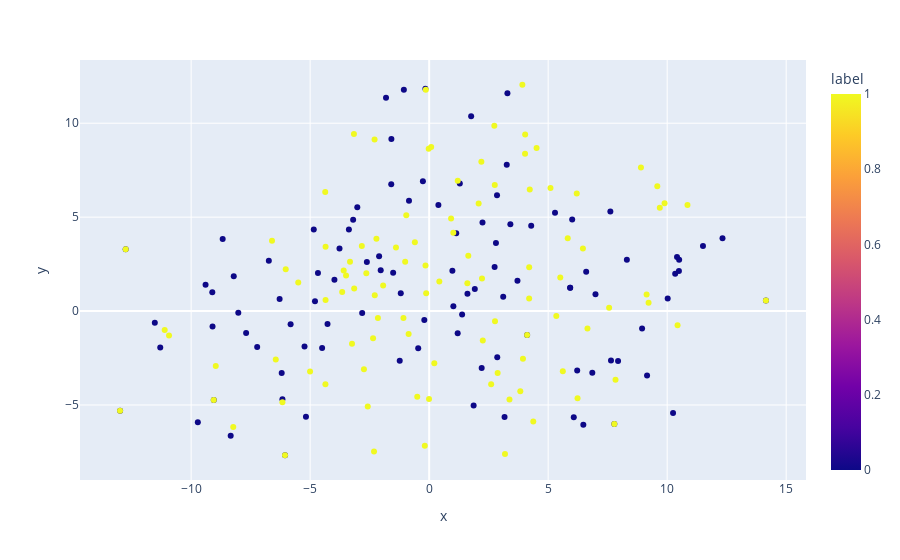

Notebook code cell kept with this figure:
### Code cell
# TSNE for combined embeddings
from sklearn.manifold import TSNE
import matplotlib.pyplot as plt
import seaborn as sns
import pandas as pd

# Combine the embeddings and labels
combined_embeddings = zero_embeddings + one_embeddings
combined_labels = [0] * len(zero_embeddings) + [1] * len(one_embeddings)

# Reduce the dimensionality of the embeddings using TSNE
tsne = TSNE(n_components=2, random_state=42)

# Get the embeddings in 2D
embeddings_2d = tsne.fit_transform(combined_embeddings)

# Create a dataframe with the embeddings and labels
df = pd.DataFrame(embeddings_2d, columns=["x", "y"])
df["label"] = combined_labels

# Plot using plotly
import plotly.express as px
fig = px.scatter(df, x="x", y="y", color="label")
fig.show()

### Figure 1 — Plotly figure (JSON) as saved in the notebook; plotly's stock layout.template omitted (floating-point values rounded to 4 significant figures; data arrays with more than 128 entries replaced by an {"elided": "..."} marker saying what was removed)
{"data": [{"hovertemplate": "x=%{x}<br>y=%{y}<br>label=%{marker.color}<extra></extra>", "legendgroup": "", "marker": {"color": {"elided": "200 int values"}, "coloraxis": "coloraxis", "symbol": "circle"}, "mode": "markers", "name": "", "orientation": "v", "showlegend": false, "type": "scatter", "x": {"elided": "200 float values"}, "xaxis": "x", "y": {"elided": "200 float values"}, "yaxis": "y"}], "layout": {"coloraxis": {"colorbar": {"title": {"text": "label"}}, "colorscale": [[0, "#0d0887"], [0.1111, "#46039f"], [0.2222, "#7201a8"], [0.3333, "#9c179e"], [0.4444, "#bd3786"], [0.5556, "#d8576b"], [0.6667, "#ed7953"], [0.7778, "#fb9f3a"], [0.8889, "#fdca26"], [1, "#f0f921"]]}, "legend": {"tracegroupgap": 0}, "margin": {"t": 60}, "xaxis": {"anchor": "y", "domain": [0, 1], "title": {"text": "x"}}, "yaxis": {"anchor": "x", "domain": [0, 1], "title": {"text": "y"}}}}
